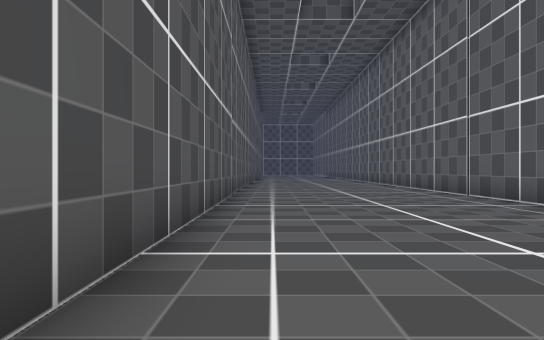
View 1 (above)

12 first-person views from a walk through a scene from a Unity 3-D project. The camera is 1.3 m above the floor, looks level and sees 70° across. The floor is counted in squares, 2 m on a side. Each view is taken from the middle of a square. On the plan, view 1 faces up. The plan holds only what a view shows up to about 11 squares ahead; the rest is blank. The place goes on beyond the plan. The player is left out.

View 2
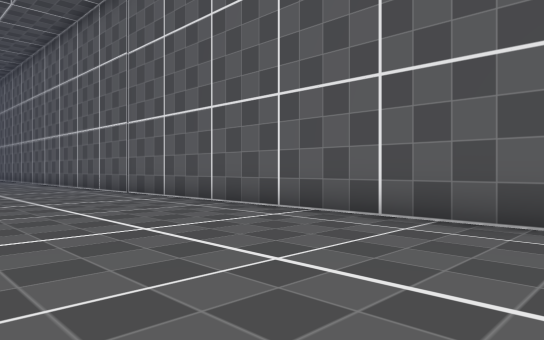

View 3
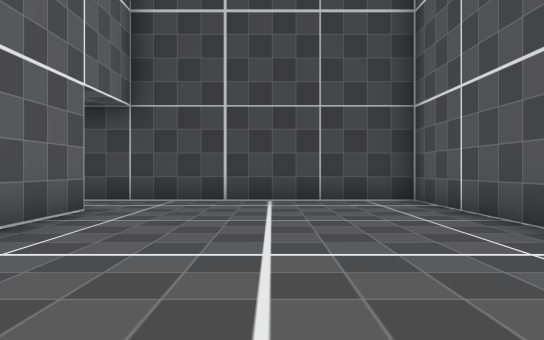

View 4
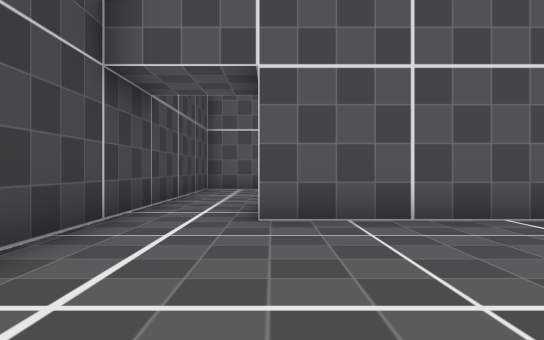

View 5
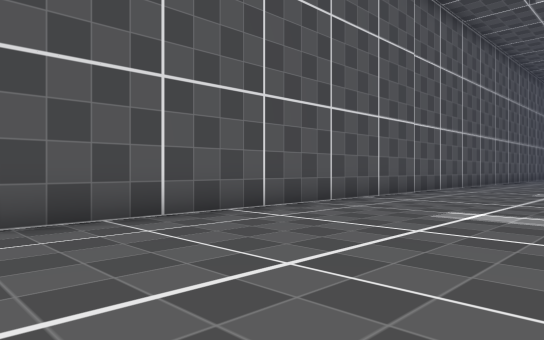

View 6
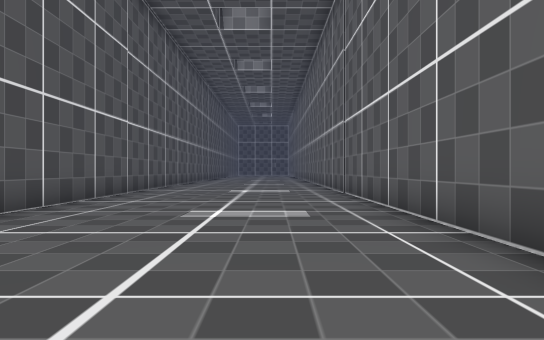

View 7
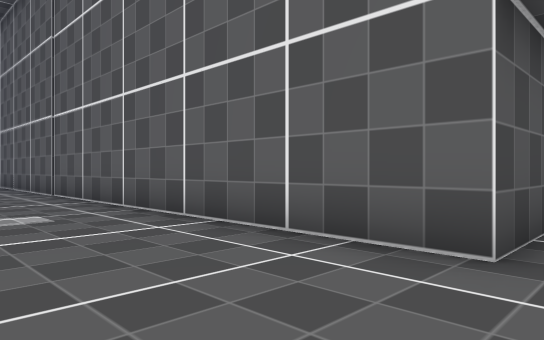

View 8
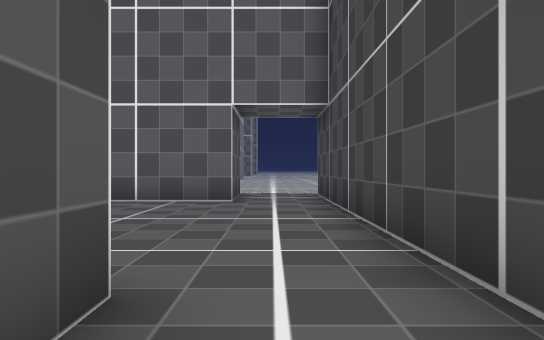

View 9
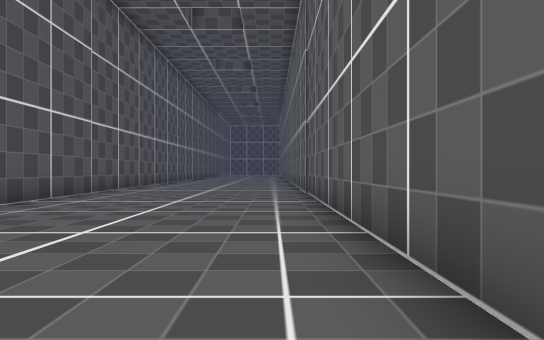

View 10
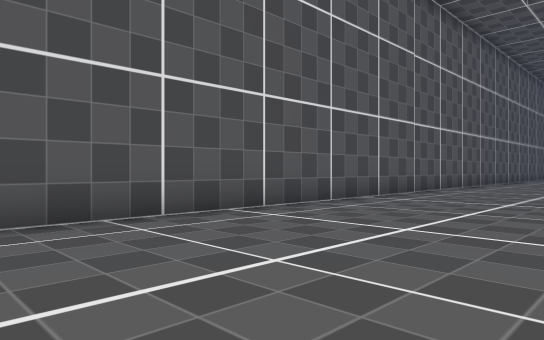

View 11
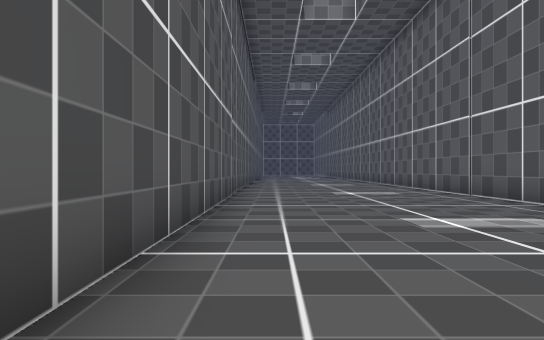

View 12
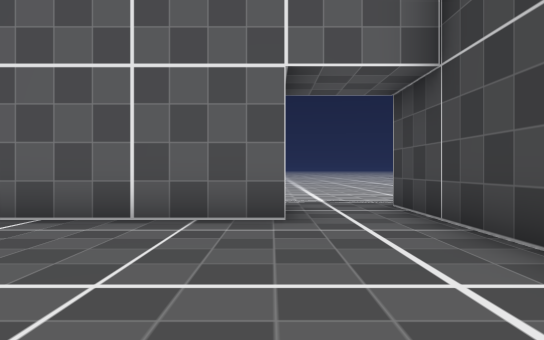

### Floor plan
Points are (right, up) in squares from view 1. A wall is a line through its corners. A room is listed if a view was taken in it or the views show most of it. See-through windows are left out.
Room 1 (views 1, 2, 3, 9, 10)
walls: (5, -0.2) (5, 11); (-1, 11) (-1, -2.2) (4.5, -2.2)
ways out: opening at (5, -1) to room 2
Room 2 (views 4, 5, 6, 7, 8, 11, 12)
walls: (13, -0.2) (13, 11.5); (7, 11) (7, -0.2) (6.1, -0.2); (4.5, -2.2) (12.5, -2.2)
ways out: opening at (5, -1) to room 1; opening at (12, -1)

Positions as (right, up) in squares from view 1, and headings:
1: (0, 0), facing up
2: (0, -1), facing up-right
3: (2, 6), facing down
4: (12, 0), facing left
5: (12, -1), facing up-left
6: (11, -1), facing up
7: (10, -1), facing up-right
8: (5, -1), facing right
9: (4, -1), facing up
10: (4, -1), facing up-left
11: (8, 0), facing up
12: (8, 0), facing right
